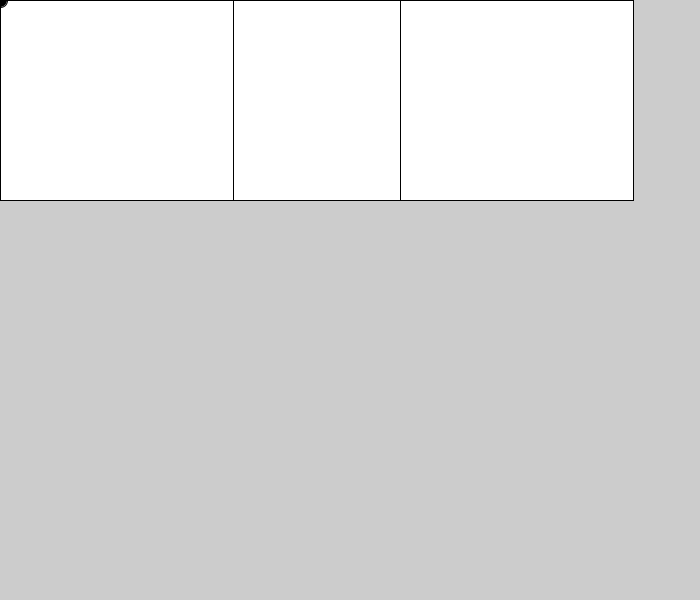
Frame 1 (no input)
Frame 60 (the mouse pressed at the canvas centre just before this capture): identical to frame 1, image omitted
Frame 120 (the mouse held since frame 60 and released just before this capture): identical to frame 1, image omitted

The Processing sketch that drew this single still picture (run headless with seeded random() and noise(); from frame 60 on, the mouse is pressed at the canvas centre):

// Processing sketch: home_screen
// ── home_screen.pde
//3x3 Home Screen

//Global Variables
color black=#000000, white=#FFFFFF;
float circleDiameter, rectWidth, rectHeight;
float ptX1, ptX2, ptX3, ptX4, ptX5, ptX6, ptX7, ptX8, ptX9 , ptX10;
float ptY1, ptY2, ptY3;


void setup()
{
  size(700, 600); //fullScreen(), displayWidth, diplayHeight
  //
  //Population
  ptX1 = width*0;
  ptY1 = ptY2 = ptY3 = height*0;
  ptX2 = width*1/3;
  ptX3 = height*2/3;
  rectWidth = width*1/3;
  rectHeight = height*1/3;
  circleDiameter = width*1/50;
  //
}//End setup()

void draw()
{
  
  //
  rect(ptX1, ptY1, rectWidth, rectHeight);
  rect(ptX2, ptY2, rectWidth, rectHeight);
  rect(ptX3, ptY3, rectWidth, rectHeight);
  //rect(ptX1, ptY1, rectWidth, rectHeight);
  //rect(ptX1, ptY1, rectWidth, rectHeight);
  //rect(ptX1, ptY1, rectWidth, rectHeight);
  //rect(ptX1, ptY1, rectWidth, rectHeight);
  //rect(ptX1, ptY1, rectWidth, rectHeight);
  //rect(ptX1, ptY1, rectWidth, rectHeight);
  //rect(ptX1, ptY1, rectWidth, rectHeight);
  //
  fill(black);
  ellipse(ptX1, ptY1, circleDiameter, circleDiameter);
  fill(white);
  //
}//End draw()

void mousePressed()
{
}//End mousePressed()

void keyPressed()
{
}//End keyPressed()
